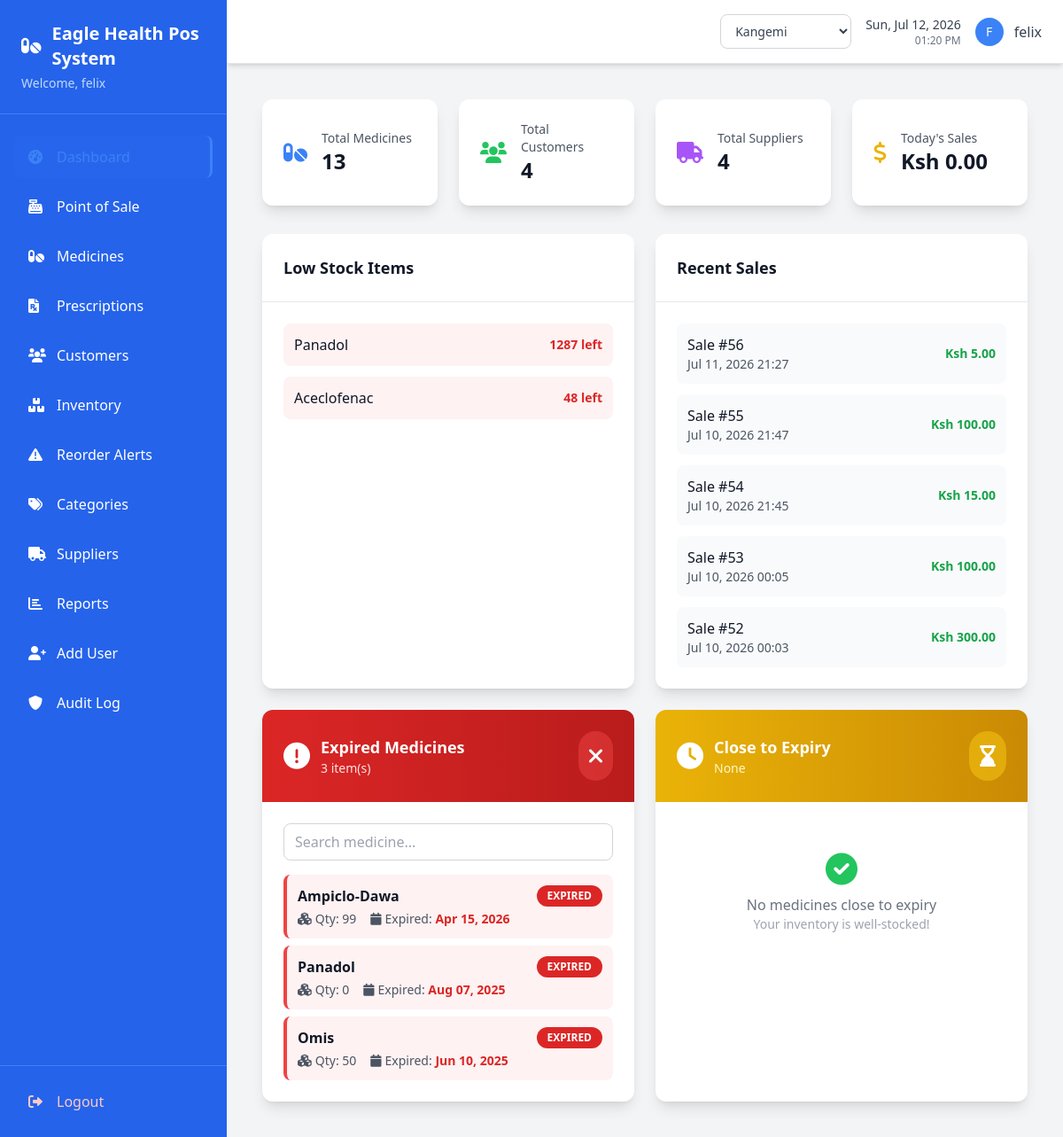
Before: / (signed in) with the older database file.
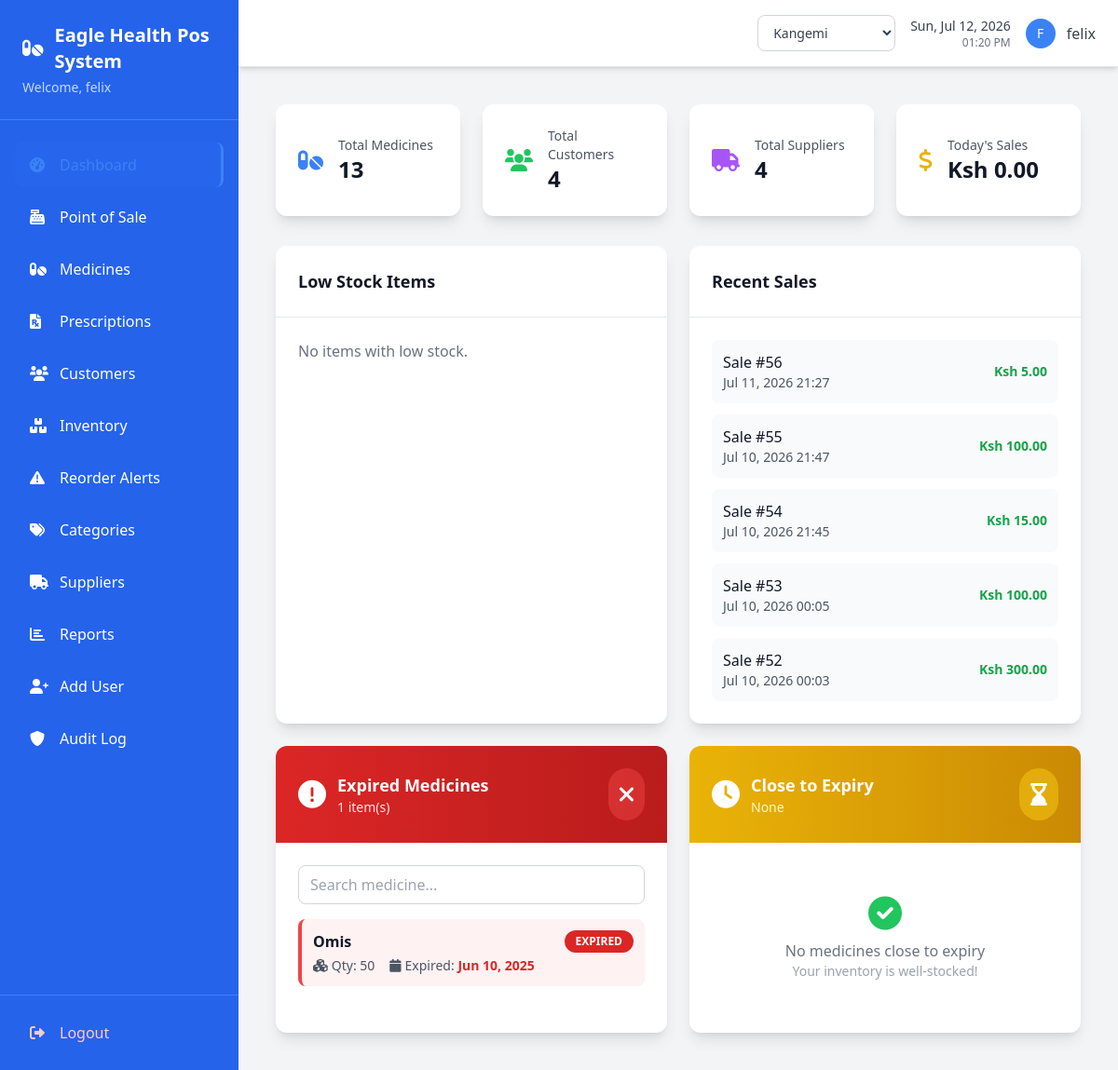
After: the same page with the newer database file.
### pos/models.py (models this page shows, shortened)
class Medicine(models.Model):
    name = models.CharField(max_length=100)
    category = models.ForeignKey(Category, on_delete=models.CASCADE)
    price = models.DecimalField(max_digits=10, decimal_places=2, validators=[MinValueValidator(Decimal('0.01'))])
    description = models.TextField(blank=True)
    manufacturer = models.CharField(max_length=100, blank=True)
    generic_name = models.CharField(max_length=150, blank=True, help_text="Clinical/active-ingredient name.")
    is_controlled_substance = models.BooleanField(default=False)
    barcode = models.CharField(max_length=50, blank=True, unique=True, null=True, help_text="Scannable SKU/barcode identifier.")
    is_active = models.BooleanField(default=True)
    created_at = models.DateTimeField(auto_now_add=True)
    updated_at = models.DateTimeField(auto_now=True)
    @property
    def total_quantity(self):
        return sum(inv.quantity for inv in self.inventory_set.all())

class Inventory(models.Model):
    branch = models.ForeignKey(Branch, on_delete=models.PROTECT, related_name='inventory_items', null=True, blank=True)
    medicine = models.ForeignKey(Medicine, on_delete=models.CASCADE)
    quantity = models.IntegerField(validators=[MinValueValidator(0)])
    reorder_level = models.PositiveIntegerField(default=10, help_text="Triggers low-stock alert when quantity falls at or below this.")
    expiry_date = models.DateField()
    batch_number = models.CharField(max_length=50, blank=True)
    cost_price = models.DecimalField(max_digits=10, decimal_places=2, validators=[MinValueValidator(Decimal('0.01'))])
    created_at = models.DateTimeField(auto_now_add=True)
    updated_at = models.DateTimeField(auto_now=True)
    class Meta:
        verbose_name_plural = "Inventories"

class Sale(models.Model):
    branch = models.ForeignKey(Branch, on_delete=models.PROTECT, related_name='sales', null=True, blank=True)
    customer = models.ForeignKey(Customer, on_delete=models.CASCADE, null=True, blank=True)
    sale_date = models.DateTimeField(auto_now_add=True)
    total_amount = models.DecimalField(max_digits=10, decimal_places=2, default=0)
    discount = models.DecimalField(max_digits=10, decimal_places=2, default=0)
    tax = models.DecimalField(max_digits=10, decimal_places=2, default=0)
    payment_method = models.CharField(max_length=20, choices=[
        ('cash', 'Cash'),
        ('card', 'Card'),
        ('mobile', 'MPESA'),
        ('split', 'Split Payment'),
    ], default='cash')
    notes = models.TextField(blank=True, default='')
    served_by = models.ForeignKey(User, on_delete=models.CASCADE)
    created_at = models.DateTimeField(auto_now_add=True)

### pos/views.py (the view)
# urls.py: path('', views.dashboard, name='dashboard'),
@login_required
def dashboard(request):
    total_medicines = Medicine.objects.filter(is_active=True).count()
    total_customers = Customer.objects.count()
    total_suppliers = Supplier.objects.filter(is_active=True).count()
    today = timezone.now().date()
    branch_filter = {} if request.active_branch_id is None else {'branch_id': request.active_branch_id}
    today_sales = Sale.objects.filter(sale_date__date=today, **branch_filter).aggregate(
        total=Sum('total_amount')
    )['total'] or 0
    low_stock_inv_filter = {} if request.active_branch_id is None else {'inventory__branch_id': request.active_branch_id}
    low_stock = Medicine.objects.filter(
        inventory__quantity__lte=F('inventory__reorder_level'),
        is_active=True,
        **low_stock_inv_filter
    ).distinct()
    recent_sales = Sale.objects.filter(**branch_filter).order_by('-sale_date')[:5]
    expired = Inventory.objects.filter(expiry_date__lt=today, **branch_filter)
    close_to_expiry = Inventory.objects.filter(
        expiry_date__gte=today, expiry_date__lte=today + timedelta(days=30), **branch_filter
    )
    context = {
        'total_medicines': total_medicines,
        'total_customers': total_customers,
        'total_suppliers': total_suppliers,
        'today_sales': today_sales,
        'low_stock': low_stock,
        'recent_sales': recent_sales,
        'expired': expired,
        'close_to_expiry': close_to_expiry,
    }
    return render(request, 'pos/dashboard.html', context)

### pos/context_processors.py (called while the page is built)
def branch_context(request):
    if not request.user.is_authenticated:
        return {}
    return {
        'branches': Branch.objects.filter(is_active=True) if getattr(request, 'is_branch_admin', False) else [],
        'active_branch': Branch.objects.filter(id=request.active_branch_id).first() if getattr(request, 'active_branch_id', None) else None,
    }

### pos/models.py (called while the page is built)
    def get_accessible_branches(self):
        if self.role == 'admin':
            return Branch.objects.filter(is_active=True)
        return Branch.objects.filter(id=self.branch_id, is_active=True) if self.branch_id else Branch.objects.none()

### templates/pos/dashboard.html (shortened to what the changed rows need)
{% extends 'base.html' %}
{% block content %}
<div class="max-w-7xl mx-auto p-4">
  <div class="grid grid-cols-1 lg:grid-cols-2 gap-6">
    <div class="bg-white rounded-xl shadow-lg">
      <div class="p-6">
        {% if low_stock %}
        <ul class="space-y-3">
          {% for medicine in low_stock %}
          <li class="flex justify-between items-center p-3 bg-red-50 rounded-lg">
            <span class="font-medium text-gray-900">{{ medicine.name }}</span>
            <span class="text-sm text-red-600 font-semibold">{{ medicine.total_quantity }} left</span>
          </li>
          {% endfor %}
        </ul>
        {% else %}
        <p class="text-gray-500">No items with low stock.</p>
        {% endif %}
      </div>
    </div>
    <div class="bg-white rounded-xl shadow-lg">
      <div class="p-6">
        {% if recent_sales %}
        <ul class="space-y-3">
          {% for sale in recent_sales %}
          <li class="flex justify-between items-center p-3 bg-gray-50 rounded-lg">
            <div>
              <span class="font-medium text-gray-900">Sale #{{ sale.id }}</span>
              <p class="text-sm text-gray-600">{{ sale.sale_date|date:"M d, Y H:i" }}</p>
            </div>
            <span class="text-sm font-semibold text-green-600">Ksh {{ sale.total_amount|floatformat:2 }}</span>
          </li>
          {% endfor %}
        </ul>
        {% else %}
        <p class="text-gray-500">No recent sales.</p>
        {% endif %}
      </div>
    </div>
  </div>
  <div class="grid grid-cols-1 md:grid-cols-2 gap-6 mt-6">
    <div class="bg-white rounded-xl shadow-lg overflow-hidden">
        <div class="bg-gradient-to-r from-red-600 to-red-700 p-6 text-white">
            <div class="flex items-center justify-between">
                <div class="flex items-center">
                    <div>
                        <h3 class="text-lg font-semibold">Expired Medicines</h3>
                        <p class="text-red-100 text-sm">{% if expired %}{{ expired|length }} item(s){% else %}None{% endif %}</p>
                    </div>
                </div>
            </div>
        </div>
        <div class="p-6">
            {% if expired %}
                <div class="space-y-2 max-h-96 overflow-y-auto">
                {% for inv in expired %}
                    <div class="expired-item p-3 bg-red-50 rounded-lg border-l-4 border-red-500 hover:bg-red-100 transition-colors duration-200 cursor-pointer" data-medicine="{{ inv.medicine.name|lower }}">
                        <div class="flex justify-between items-start">
                            <div class="flex-1">
                                <p class="font-semibold text-gray-900">{{ inv.medicine.name }}</p>
                                <div class="flex gap-4 mt-1 text-sm text-gray-600">
                                    <span><i class="fas fa-cubes mr-1"></i>Qty: {{ inv.quantity }}</span>
                                    <span><i class="fas fa-calendar mr-1"></i>Expired: <span class="text-red-600 font-semibold">{{ inv.expiry_date|date:"M d, Y" }}</span></span>
                                </div>
                            </div>
                            <span class="bg-red-600 text-white text-xs font-bold px-3 py-1 rounded-full">EXPIRED</span>
                        </div>
                    </div>
                {% endfor %}
                </div>
            {% else %}
                <div class="text-center py-8">
                    <i class="fas fa-check-circle text-4xl text-green-500 mb-2"></i>
                    <p class="text-gray-500 font-medium">No expired medicines</p>
                    <p class="text-gray-400 text-sm">Your inventory is clear!</p>
                </div>
            {% endif %}
        </div>
    </div>
</div>
</div>
{% endblock %}

Changed rows visible on the page:
no longer on this page (row unchanged): Medicine: name "Panadol", total_quantity "1287"
no longer on this page (row unchanged): Medicine: name "Aceclofenac", total_quantity "48"
no longer on this page (row edited): Inventory: medicine.name "Ampiclo-Dawa", quantity "99", expiry_date "Apr 15, 2026"
no longer on this page (row edited): Inventory: medicine.name "Panadol", quantity "0", expiry_date "Aug 07, 2025"
Other visible differences:
{{ expired|length }}: "3" → "1"
text now shown: "No items with low stock."
